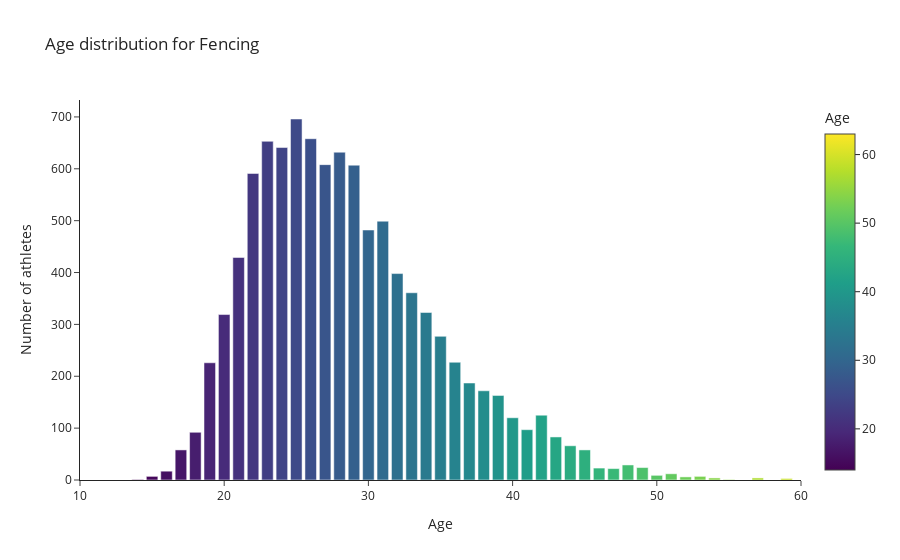
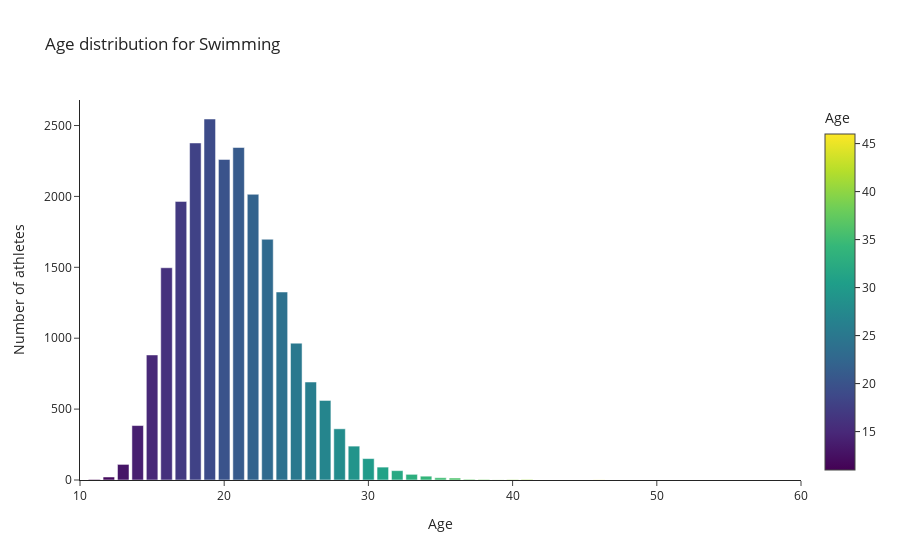
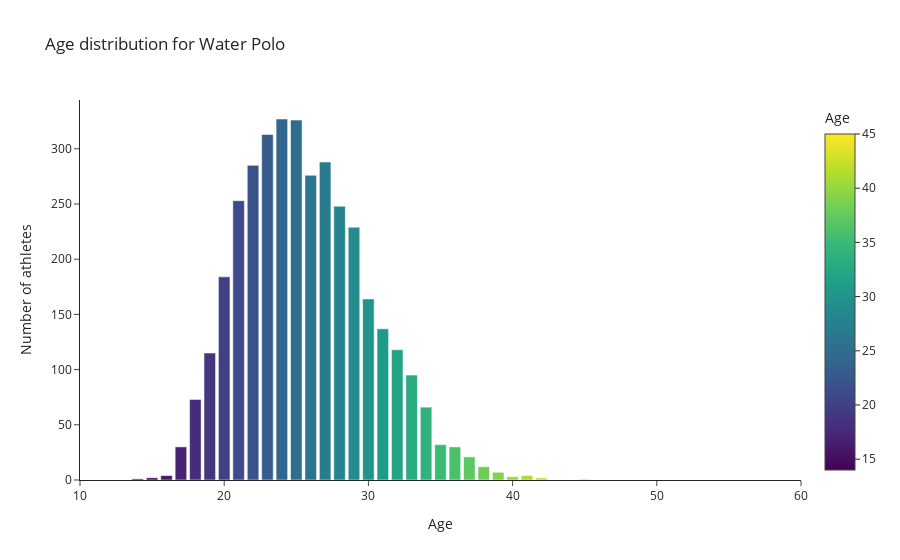
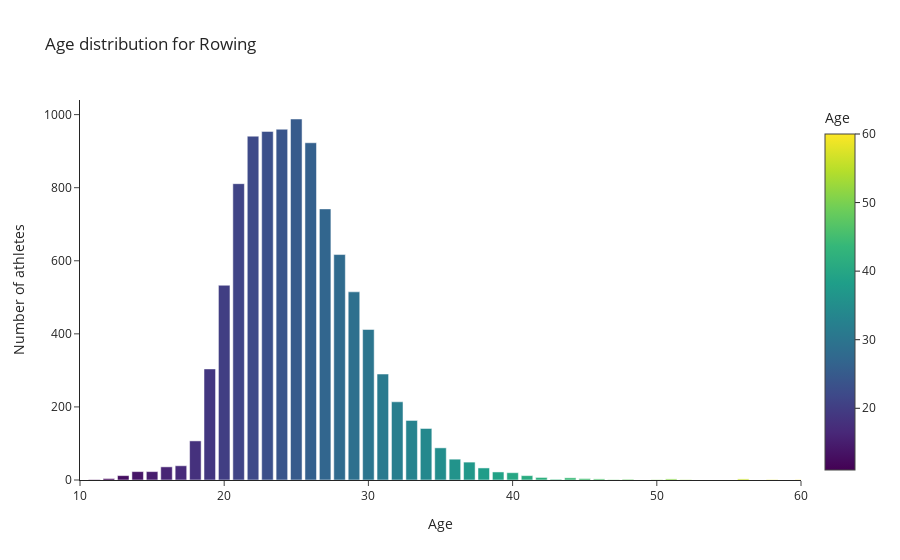

These figures' notebook cell, in order:
### Markdown cell above
## Age distribution in the different sports

### Code cell
def sport_age_distribution(sport_in):
    sport = merged_df.query("Sport == @sport_in").reset_index(drop=True)
    sport = sport.groupby(["Sport", "Age"]).size().reset_index(name="Count")
    fig = px.bar(sport, x="Age", y="Count", color="Age", title="Age distribution for " + sport_in, template="simple_white", labels={"Count": "Number of athletes"})
    fig.update_xaxes(range=[10, 60])
    fig.show()

sport_age_distribution("Fencing")
sport_age_distribution("Swimming")
sport_age_distribution("Water Polo")
sport_age_distribution("Rowing")

### Figure 1 — Plotly figure (JSON) as saved in the notebook; plotly's stock layout.template omitted (floating-point values rounded to 4 significant figures)
{"data": [{"alignmentgroup": "True", "hovertemplate": "Age=%{marker.color}<br>Number of athletes=%{y}<extra></extra>", "legendgroup": "", "marker": {"color": [14, 15, 16, 17, 18, 19, 20, 21, 22, 23, 24, 25, 26, 27, 28, 29, 30, 31, 32, 33, 34, 35, 36, 37, 38, 39, 40, 41, 42, 43, 44, 45, 46, 47, 48, 49, 50, 51, 52, 53, 54, 55, 57, 59, 61, 63], "coloraxis": "coloraxis", "pattern": {"shape": ""}}, "name": "", "offsetgroup": "", "orientation": "v", "showlegend": false, "textposition": "auto", "type": "bar", "x": [14, 15, 16, 17, 18, 19, 20, 21, 22, 23, 24, 25, 26, 27, 28, 29, 30, 31, 32, 33, 34, 35, 36, 37, 38, 39, 40, 41, 42, 43, 44, 45, 46, 47, 48, 49, 50, 51, 52, 53, 54, 55, 57, 59, 61, 63], "xaxis": "x", "y": [1, 7, 17, 58, 92, 226, 319, 429, 591, 653, 641, 696, 658, 608, 632, 607, 482, 499, 398, 361, 323, 277, 227, 187, 172, 163, 120, 97, 125, 83, 66, 58, 23, 22, 29, 24, 9, 12, 6, 7, 4, 1, 4, 3, 2, 1], "yaxis": "y"}], "layout": {"barmode": "relative", "coloraxis": {"colorbar": {"title": {"text": "Age"}}, "colorscale": [[0, "#440154"], [0.1111, "#482878"], [0.2222, "#3e4989"], [0.3333, "#31688e"], [0.4444, "#26828e"], [0.5556, "#1f9e89"], [0.6667, "#35b779"], [0.7778, "#6ece58"], [0.8889, "#b5de2b"], [1, "#fde725"]]}, "legend": {"tracegroupgap": 0}, "title": {"text": "Age distribution for Fencing"}, "xaxis": {"anchor": "y", "domain": [0, 1], "range": [10, 60], "title": {"text": "Age"}}, "yaxis": {"anchor": "x", "domain": [0, 1], "title": {"text": "Number of athletes"}}}}

### Figure 2 — Plotly figure (JSON) as saved in the notebook; plotly's stock layout.template omitted (floating-point values rounded to 4 significant figures)
{"data": [{"alignmentgroup": "True", "hovertemplate": "Age=%{marker.color}<br>Number of athletes=%{y}<extra></extra>", "legendgroup": "", "marker": {"color": [11, 12, 13, 14, 15, 16, 17, 18, 19, 20, 21, 22, 23, 24, 25, 26, 27, 28, 29, 30, 31, 32, 33, 34, 35, 36, 37, 38, 39, 40, 41, 46], "coloraxis": "coloraxis", "pattern": {"shape": ""}}, "name": "", "offsetgroup": "", "orientation": "v", "showlegend": false, "textposition": "auto", "type": "bar", "x": [11, 12, 13, 14, 15, 16, 17, 18, 19, 20, 21, 22, 23, 24, 25, 26, 27, 28, 29, 30, 31, 32, 33, 34, 35, 36, 37, 38, 39, 40, 41, 46], "xaxis": "x", "y": [4, 21, 110, 384, 882, 1497, 1965, 2377, 2546, 2261, 2345, 2015, 1698, 1326, 965, 691, 561, 361, 239, 151, 91, 66, 40, 27, 16, 14, 5, 4, 1, 3, 4, 1], "yaxis": "y"}], "layout": {"barmode": "relative", "coloraxis": {"colorbar": {"title": {"text": "Age"}}, "colorscale": [[0, "#440154"], [0.1111, "#482878"], [0.2222, "#3e4989"], [0.3333, "#31688e"], [0.4444, "#26828e"], [0.5556, "#1f9e89"], [0.6667, "#35b779"], [0.7778, "#6ece58"], [0.8889, "#b5de2b"], [1, "#fde725"]]}, "legend": {"tracegroupgap": 0}, "title": {"text": "Age distribution for Swimming"}, "xaxis": {"anchor": "y", "domain": [0, 1], "range": [10, 60], "title": {"text": "Age"}}, "yaxis": {"anchor": "x", "domain": [0, 1], "title": {"text": "Number of athletes"}}}}

### Figure 3 — Plotly figure (JSON) as saved in the notebook; plotly's stock layout.template omitted (floating-point values rounded to 4 significant figures)
{"data": [{"alignmentgroup": "True", "hovertemplate": "Age=%{marker.color}<br>Number of athletes=%{y}<extra></extra>", "legendgroup": "", "marker": {"color": [14, 15, 16, 17, 18, 19, 20, 21, 22, 23, 24, 25, 26, 27, 28, 29, 30, 31, 32, 33, 34, 35, 36, 37, 38, 39, 40, 41, 42, 45], "coloraxis": "coloraxis", "pattern": {"shape": ""}}, "name": "", "offsetgroup": "", "orientation": "v", "showlegend": false, "textposition": "auto", "type": "bar", "x": [14, 15, 16, 17, 18, 19, 20, 21, 22, 23, 24, 25, 26, 27, 28, 29, 30, 31, 32, 33, 34, 35, 36, 37, 38, 39, 40, 41, 42, 45], "xaxis": "x", "y": [1, 2, 4, 30, 73, 115, 184, 253, 285, 313, 327, 326, 276, 288, 248, 229, 164, 137, 118, 95, 66, 32, 30, 21, 12, 7, 3, 4, 2, 1], "yaxis": "y"}], "layout": {"barmode": "relative", "coloraxis": {"colorbar": {"title": {"text": "Age"}}, "colorscale": [[0, "#440154"], [0.1111, "#482878"], [0.2222, "#3e4989"], [0.3333, "#31688e"], [0.4444, "#26828e"], [0.5556, "#1f9e89"], [0.6667, "#35b779"], [0.7778, "#6ece58"], [0.8889, "#b5de2b"], [1, "#fde725"]]}, "legend": {"tracegroupgap": 0}, "title": {"text": "Age distribution for Water Polo"}, "xaxis": {"anchor": "y", "domain": [0, 1], "range": [10, 60], "title": {"text": "Age"}}, "yaxis": {"anchor": "x", "domain": [0, 1], "title": {"text": "Number of athletes"}}}}

### Figure 4 — Plotly figure (JSON) as saved in the notebook; plotly's stock layout.template omitted (floating-point values rounded to 4 significant figures)
{"data": [{"alignmentgroup": "True", "hovertemplate": "Age=%{marker.color}<br>Number of athletes=%{y}<extra></extra>", "legendgroup": "", "marker": {"color": [11, 12, 13, 14, 15, 16, 17, 18, 19, 20, 21, 22, 23, 24, 25, 26, 27, 28, 29, 30, 31, 32, 33, 34, 35, 36, 37, 38, 39, 40, 41, 42, 43, 44, 45, 46, 47, 48, 50, 51, 52, 56, 58, 60], "coloraxis": "coloraxis", "pattern": {"shape": ""}}, "name": "", "offsetgroup": "", "orientation": "v", "showlegend": false, "textposition": "auto", "type": "bar", "x": [11, 12, 13, 14, 15, 16, 17, 18, 19, 20, 21, 22, 23, 24, 25, 26, 27, 28, 29, 30, 31, 32, 33, 34, 35, 36, 37, 38, 39, 40, 41, 42, 43, 44, 45, 46, 47, 48, 50, 51, 52, 56, 58, 60], "xaxis": "x", "y": [1, 4, 12, 23, 23, 36, 39, 107, 304, 533, 811, 941, 954, 960, 988, 923, 742, 617, 515, 412, 290, 214, 163, 141, 88, 57, 49, 33, 22, 20, 12, 7, 2, 6, 4, 3, 1, 2, 1, 3, 1, 3, 1, 1], "yaxis": "y"}], "layout": {"barmode": "relative", "coloraxis": {"colorbar": {"title": {"text": "Age"}}, "colorscale": [[0, "#440154"], [0.1111, "#482878"], [0.2222, "#3e4989"], [0.3333, "#31688e"], [0.4444, "#26828e"], [0.5556, "#1f9e89"], [0.6667, "#35b779"], [0.7778, "#6ece58"], [0.8889, "#b5de2b"], [1, "#fde725"]]}, "legend": {"tracegroupgap": 0}, "title": {"text": "Age distribution for Rowing"}, "xaxis": {"anchor": "y", "domain": [0, 1], "range": [10, 60], "title": {"text": "Age"}}, "yaxis": {"anchor": "x", "domain": [0, 1], "title": {"text": "Number of athletes"}}}}
